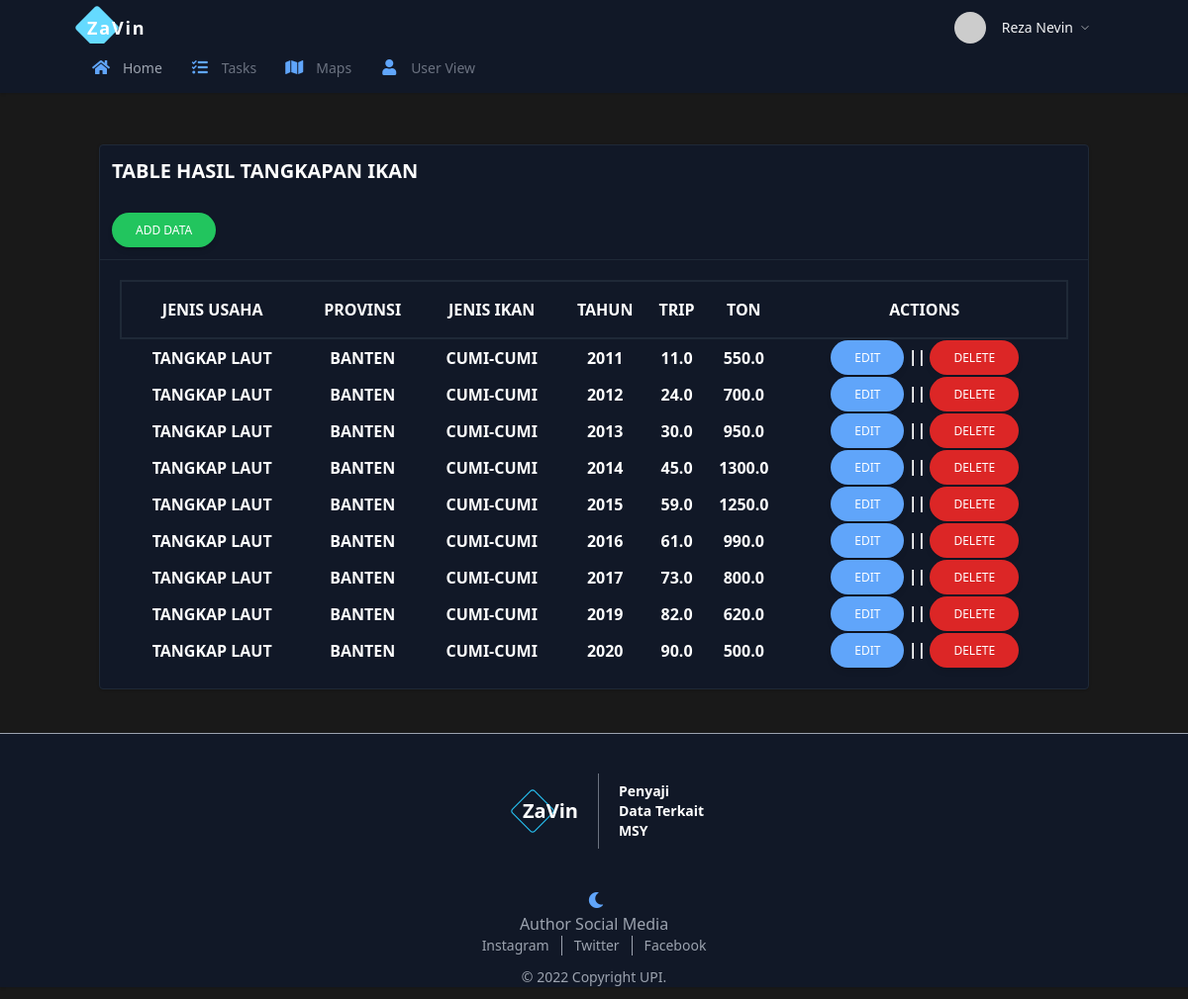
The app's page /task/ (signed in) with its own data.
### MSY/models.py (models this page shows, shortened)
class dataikan(models.Model):
    jenis_usaha    = models.CharField(max_length=50)
    provinsi       = models.CharField(max_length=50)
    jenis_ikan     = models.CharField(max_length=50)
    tahun          = models.IntegerField(null=True)
    trip           = models.FloatField(null=True)#trip adalah ton
    ton            = models.FloatField(null=True)#dan ton adalah trip

### MSY/views.py (the view)
# urls.py: path("task/", task, name='task'),
@login_required(login_url=settings.LOGIN_URL)
def task (request):
    datamsy = dataikan.objects.all()
    context ={
        "title"   : "Ini halaman Homepage",
        "heading" : "Ini halaman Hompe Page",
        "datamsy" : datamsy,
    }
    return render (request,"admin/task.html", context)

### templates/admin/task.html (shortened to what this page needs)
{% extends 'admin.html' %}
{% load static %}
{% block content%}
<div class="container mt-10 w-full mx-auto pb-8">
    <div class="w-full p-3">
        <div class="bg-gray-900 border border-gray-800 rounded shadow">
            <div class="border-b border-gray-800 p-3">
                <h5 class="font-bold uppercase text-white text-xl">TABLE HASIL TANGKAPAN IKAN <br><br> <a href="{% url 'add_data'%}" class="inline-block px-6 py-2.5 bg-green-500 text-white font-medium text-xs leading-tight uppercase rounded-full shadow-md hover:bg-green-600 hover:shadow-lg focus:bg-green-600 focus:shadow-lg focus:outline-none focus:ring-0 active:bg-green-700 active:shadow-lg transition duration-150 ease-in-out">Add Data</a></h5>
            </div>
            <div class="p-5">
                <table class="font-bold uppercase text-white text-center w-full p-5 text-white ">
                    <thead class="border  border-2 border-gray-800 ">
                        <tr class="[&>*]:py-4">
                            <th data-aos="fade-right"   class=" ">Jenis Usaha</th>
                            <th data-aos="fade-up"   class=" ">Provinsi</th>
                            <th data-aos="fade-left" class=" ">Jenis Ikan</th>
                            <th data-aos="fade-down" class=" ">Tahun</th>
                            <th data-aos="fade-right"class=" ">Trip</th>
                            <th data-aos="fade-down" class=" ">Ton</th>
                            <th data-aos="fade-left" class=" ">actions</th>
                        </tr>
                    </thead>
                    <tbody class="">
                    {% for obj in datamsy %}
                        <tr class="">
                            <td data-aos="fade-up"   class=" " >{{obj.jenis_usaha}}</td>
                            <td data-aos="fade-down" class=" " >{{obj.provinsi}}</td>
                            <td data-aos="fade-right"class=" " >{{obj.jenis_ikan}}</td>
                            <td data-aos="fade-left" class=" " >{{obj.tahun}}</td>
                            <td data-aos="fade-up"   class=" " >{{obj.trip}}</td>
                            <td data-aos="fade-down" class=" " >{{obj.ton}}</td>
                            <td data-aos="fade-right"class=" ">
                                <a href="{% url 'up_data' obj.pk %}" class="inline-block px-6 py-2.5 bg-blue-400  font-medium text-xs leading-tight uppercase rounded-full shadow-md hover:bg-blue-500 hover:shadow-lg focus:bg-blue-500 focus:shadow-lg focus:outline-none focus:ring-0 active:bg-blue-600 active:shadow-lg transition duration-150 ease-in-out">Edit</a> ||
                                <a href="#" class="inline-block px-6 py-2.5 bg-red-600  font-medium text-xs leading-tight uppercase rounded-full shadow-md hover:bg-red-700 hover:shadow-lg focus:bg-red-700 focus:shadow-lg focus:outline-none focus:ring-0 active:bg-red-800 active:shadow-lg transition duration-150 ease-in-out" onclick="hapus_data('{{obj.pk}}', '{{obj.jenis_usaha}}', '{{obj.provinsi}}', '{{obj.jenis_ikan}}')">Delete</a>
                            </td>
                        </tr>
                    {% endfor %}
                        </tbody>
                </table>
            </div>
        </div>
    </div>
</div>
{% endblock %}

### MSY/templates/admin.html (shortened to what this page needs)
{% load static %}
<!DOCTYPE html>
<html lang="en">
<head>
    <link rel="stylesheet" href="https://use.fontawesome.com/releases/v5.3.1/css/all.css"
>
    <link rel="stylesheet" href="https://unpkg.com/tailwindcss@2.2.19/dist/tailwind.min.css" />
    <script src="https://cdn.tailwindcss.com"></script>
    <link rel="stylesheet" href="{% static 'js/login.js' %}">
    <link rel="stylesheet" href="https://unpkg.com/aos@next/dist/aos.css" />
    <link rel="stylesheet" href="https://unpkg.com/leaflet@1.9.3/dist/leaflet.css"
 />
    <link rel="stylesheet" href="https://unpkg.com/leaflet@1.7.1/dist/leaflet.css"
 />
    <link rel="stylesheet" href="{% static 'css/stylemap.css' %}">
    <link rel="stylesheet" href="{% static 'css/button.css' %}">
</head>
<body class="bg-black-alt font-sans leading-normal tracking-normal">
    <nav id="header" class="bg-gray-900  w-full z-10 shadow">
        <div class="w-full container mx-auto flex flex-wrap items-center mt-0 pt-3 pb-3 md:pb-0">
            <div data-aos="fade-down" class="relative w-1/2 pl-2 md:pl-0">
                <a href="{% url 'user'%}"
                    class="text-lg relative z-50  font-bold tracking-widest text-white rounded-lg focus:outline-none focus:shadow-outline">ZaVin</a>
            </div>
            <div class="w-1/2 pr-0">
                <div class="flex relative inline-block float-right">
                    <div data-aos="fade-right" data-aos-once="true" class=" relative text-sm text-gray-100">
                        <button id="userButton" class="flex items-center focus:outline-none mr-3">
                            <img class="w-8 h-8 rounded-full mr-4" src="http://i.pravatar.cc/300" alt="Avatar of User">
                            <span class="hidden md:inline-block text-gray-100">Reza Nevin</span>
                        </button>
                    </div>
                </div>
            </div>
            <div class="w-full flex-grow lg:flex lg:items-center lg:w-auto hidden lg:block mt-2 lg:mt-0 bg-gray-900 z-20"
                id="nav-content">
                <ul class="list-reset lg:flex flex-1 items-center px-4 md:px-0">
                    <li data-aos="fade-right" data-aos-once="true" class="mr-6 my-2 md:my-0">
                        <a href="{% url 'adm'%}"
                            class="block py-1 md:py-3 pl-1 align-middle text-gray-400 no-underline hover:text-gray-100 border-b-2 border-gray-900 hover:border-blue-400">
                            <i class="fas fa-home fa-fw mr-3 text-blue-400"></i><span
                                class="pb-1 md:pb-0 text-sm">Home</span>
                        </a>
                    </li>
                    <li data-aos="fade-down" data-aos-once="true" class="mr-6 my-2 md:my-0">
                        <a href="{% url 'task'%}"
                            class="block py-1 md:py-3 pl-1 align-middle text-gray-500 no-underline hover:text-gray-100 border-b-2 border-gray-900  hover:border-pink-400">
                            <i class="fas fa-tasks fa-fw mr-3 text-blue-400"></i><span class="pb-1 md:pb-0 text-sm">Tasks</span>
                        </a>
                    </li>
                    <li data-aos="fade-left" data-aos-once="true" class="mr-6 my-2 md:my-0">
                        <a href="{% url 'upload'%}"
                            class="block py-1 md:py-3 pl-1 align-middle text-gray-500 no-underline hover:text-gray-100 border-b-2 border-gray-900  hover:border-green-400">
                            <i class="fas fa-map fa-fw mr-3 text-blue-400"></i><span
                                class="pb-1 md:pb-0 text-sm">Maps</span>
                        </a>
                    </li>
                    <li data-aos="fade-right" data-aos-once="true" class="mr-6 my-2 md:my-0">
                        <a href="{% url 'user' %}"
                            class="block py-1 md:py-3 pl-1 align-middle text-gray-500 no-underline hover:text-gray-100 border-b-2 border-gray-900  hover:border-red-400">
                            <i class="fa fa-user fa-fw mr-3 text-blue-400"></i><span class="pb-1 md:pb-0 text-sm">User View</span>
                        </a>
                    </li>
                </ul>
            </div>
        </div>
    </nav>
    {% block content%}
    {% endblock %}
    <footer class=" bg-gray-900 border-t border-gray-400 shadow">
        <div class="max-w-lg mx-auto">
            <div class="flex py-10 justify-center text-white items-center px-20 sm:px-36">
                <div class="ml-10 relative">
                    <h1 class="font-bold text-xl pr-5 relative z-50">ZaVin</h1>
                </div>
                <span class="border-l border-gray-500 text-sm pl-5 py-2 font-semibold">Penyaji Data Terkait MSY</span>
            </div>
            <center>
                <i class="ml-4 fas fa-moon text-blue-400 pr-3"></i>
                <p class="text-gray-400">Author Social Media</p>
            </center>
            <div class="flex items-center text-gray-400 text-sm justify-center">
                <a href="https://www.instagram.com/reza_fahrizal_barkah/" class="pr-3">Instagram</a>
                <a href="https://www.twitter.com/nevin_adr" class="border-l border-gray-400 px-3">Twitter</a>
                <a href="https://www.facebook.com/nevin.adel.1/" class="border-l border-gray-400 pl-3">Facebook</a>
            </div>
            <div class="text-center text-white">
                <p class="my-3 text-gray-400 text-sm">&copy; 2022 Copyright UPI. </p>
            </div>
        </div>
    </footer>
</body>
</html>

### MSY/templates/admin.html (style rules this page uses)
.bg-black-alt { background: #191919; }

### records on screen
dataikan: jenis_usaha "TANGKAP LAUT", provinsi "BANTEN", jenis_ikan "CUMI-CUMI", tahun "2011", trip "11.0", ton "550.0"
dataikan: jenis_usaha "TANGKAP LAUT", provinsi "BANTEN", jenis_ikan "CUMI-CUMI", tahun "2012", trip "24.0", ton "700.0"
dataikan: jenis_usaha "TANGKAP LAUT", provinsi "BANTEN", jenis_ikan "CUMI-CUMI", tahun "2013", trip "30.0", ton "950.0"
dataikan: jenis_usaha "TANGKAP LAUT", provinsi "BANTEN", jenis_ikan "CUMI-CUMI", tahun "2014", trip "45.0", ton "1300.0"
dataikan: jenis_usaha "TANGKAP LAUT", provinsi "BANTEN", jenis_ikan "CUMI-CUMI", tahun "2015", trip "59.0", ton "1250.0"
dataikan: jenis_usaha "TANGKAP LAUT", provinsi "BANTEN", jenis_ikan "CUMI-CUMI", tahun "2016", trip "61.0", ton "990.0"
dataikan: jenis_usaha "TANGKAP LAUT", provinsi "BANTEN", jenis_ikan "CUMI-CUMI", tahun "2017", trip "73.0", ton "800.0"
dataikan: jenis_usaha "TANGKAP LAUT", provinsi "BANTEN", jenis_ikan "CUMI-CUMI", tahun "2019", trip "82.0", ton "620.0"
dataikan: jenis_usaha "TANGKAP LAUT", provinsi "BANTEN", jenis_ikan "CUMI-CUMI", tahun "2020", trip "90.0", ton "500.0"
